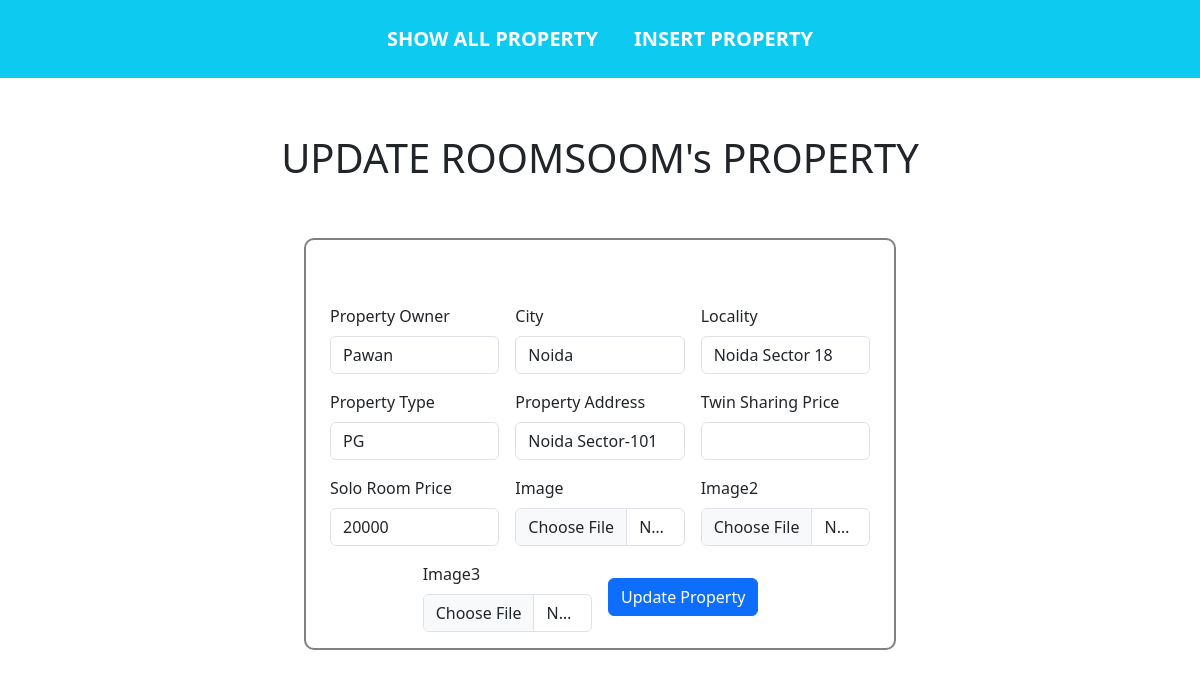
/admin/admin_index.php?edit_property=5, run on the app's committed database.
### tables this page shows
CREATE TABLE `properties` (
  `s_id` int(50) NOT NULL,
  `property_owner` varchar(20) NOT NULL,
  `city` varchar(20) NOT NULL,
  `locality` varchar(20) NOT NULL,
  `property_type` varchar(20) NOT NULL,
  `gender` varchar(10) NOT NULL,
  `property_address` varchar(255) NOT NULL,
  `discount` varchar(15) NOT NULL,
  `solo_room_price` varchar(20) NOT NULL,
  `property_image` varchar(255) NOT NULL,
  `property_image2` varchar(255) NOT NULL,
  `property_image3` varchar(255) NOT NULL,
  `date` varchar(255) NOT NULL DEFAULT current_timestamp()
);

### admin/edit_property.php (the view, shortened to what this page needs)
<?php
if(isset($_GET['edit_property'])){
    $edit_id = $_GET['edit_property'];
    $get_data = "SELECT * FROM `properties` WHERE s_id = $edit_id";
    $result = mysqli_query($conn, $get_data);
    $row = mysqli_fetch_assoc($result);
    $property_owner = $row['property_owner'];
    $city = $row['city'];
    $locality = $row['locality'];
    $property_type = $row['property_type'];
    $address = $row['property_address'];
    $twin_sharing_price = $row['twin_sharing_price'];
    $solo_room_price = $row['solo_room_price'];
}
?>
<div class="container-fluid d-flex flex-column  justify-content-center align-items-center  w-100 p-2   ">
    <div class="form_heading">
        <h1>UPDATE ROOMSOOM's PROPERTY</h1>
    </div>
    <form method="post" action="" enctype="multipart/form-data" style="border: 1px solid gray; border-radius: 10px; padding: 1rem;"
        class="row g-3 mt-5 needs-validation  justify-content-center align-items-center border-2  w-50 pt-5 "
        novalidate>
        <div class="col-md-4 position-relative">
            <label for="validationTooltip01" class="form-label">Property Owner</label>
            <input type="text" class="form-control" id="validationTooltip01" name="property_owner" value="<?php echo $property_owner?>"
                required>
        </div>
        <div class="col-md-4 position-relative">
            <label for="validationTooltip01" class="form-label">City</label>
            <input type="text" class="form-control" id="validationTooltip01" name="city" value="<?php echo $city ?>"
                required>
        </div>
        <div class="col-md-4 position-relative">
            <label for="validationTooltip02" class="form-label">Locality</label>
            <input type="text" class="form-control" id="validationTooltip02" name="locality"
                value="<?php echo $locality ?>" required>
        </div>
        <div class="col-md-4 position-relative">
            <label for="validationTooltip02" class="form-label">Property Type</label>
            <input type="text" class="form-control" id="validationTooltip02" name="property_type"
                value="<?php echo $property_type ?>" required>
        </div>
        <div class="col-md-4 position-relative">
            <label for="validationTooltip02" class="form-label">Property Address</label>
            <input type="text" class="form-control" id="validationTooltip02" name="address"
                value="<?php echo $address ?>" required>
        </div>
        <div class="col-md-4 position-relative">
            <label for="validationTooltip02" class="form-label">Twin Sharing Price</label>
            <input type="text" class="form-control" id="validationTooltip02" name="twin_sharing_price"
                value="<?php echo $twin_sharing_price ?>" required>
        </div>
        <div class="col-md-4 position-relative">
            <label for="validationTooltip02" class="form-label">Solo Room Price</label>
            <input type="text" class="form-control" id="validationTooltip02" name="solo_room_price"
                value="<?php echo $solo_room_price ?>" required>
        </div>
        <div class="col-md-4 position-relative">
            <label for="validationTooltip02" class="form-label">Image</label>
            <input type="file" class="form-control" id="validationTooltip02" name="image" required>
        </div>
        <div class="col-md-4 position-relative">
            <label for="validationTooltip02" class="form-label">Image2</label>
            <input type="file" class="form-control" id="validationTooltip02" name="image2" required>
        </div>
        <div class="col-md-4 position-relative">
            <label for="validationTooltip02" class="form-label">Image3</label>
            <input type="file" class="form-control" id="validationTooltip02" name="image3" required>
        </div>
        <div class="col-4">
            <button class="btn btn-primary" name="update" type="submit">Update Property</button>
        </div>
    </form>
</div>

### data on the page
properties: property_owner "Pawan", city "Noida", locality "Noida Sector 18", property_type "PG", address "Noida Sector-101", solo_room_price "20000"
